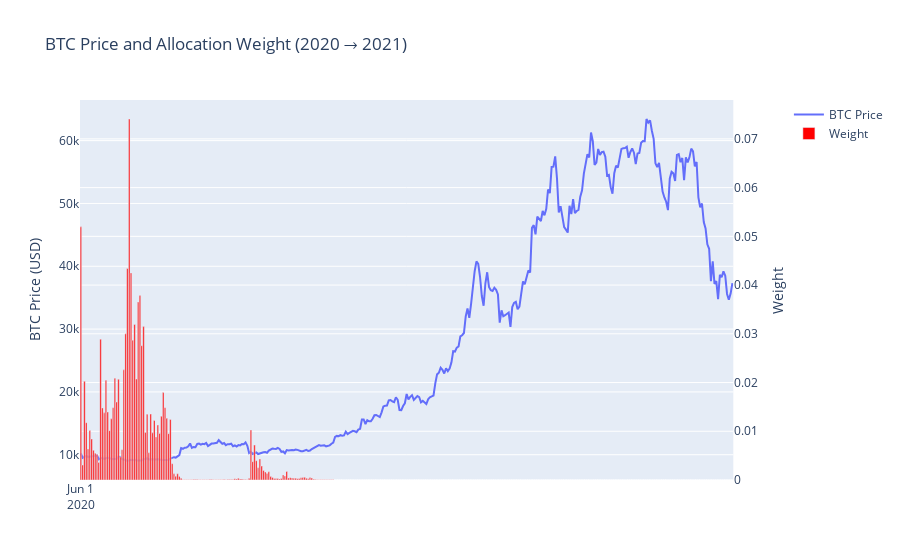

Here is the notebook cell this chart was saved with:
### Markdown cell above
Between June 2020 and June 2021, the price trend showed a clear pattern, with a low at the beginning of the year and a high toward the end of the year. We can see that the strategy concentrated more allocation at the beginning of the year.

### Code cell
plot_weight_price_by_year(2020, 2021)

### Figure 1 — Plotly figure (JSON) as saved in the notebook; plotly's stock layout.template omitted (floating-point values rounded to 4 significant figures; data arrays with more than 128 entries replaced by an {"elided": "..."} marker saying what was removed)
{"data": [{"mode": "lines", "name": "BTC Price", "type": "scatter", "x": {"elided": "366 str values"}, "xaxis": "x", "y": {"elided": "366 float values"}, "yaxis": "y"}, {"marker": {"color": "red", "opacity": 1}, "name": "Weight", "type": "bar", "x": {"elided": "366 str values"}, "xaxis": "x", "y": {"elided": "366 float values"}, "yaxis": "y2"}], "layout": {"barmode": "overlay", "title": {"text": "BTC Price and Allocation Weight (2020 → 2021)"}, "xaxis": {"anchor": "y", "domain": [0, 0.94], "dtick": "M12", "tick0": "2020-06-01", "tickmode": "linear"}, "yaxis": {"anchor": "x", "domain": [0, 1], "title": {"text": "BTC Price (USD)"}}, "yaxis2": {"anchor": "x", "overlaying": "y", "side": "right", "title": {"text": "Weight"}}}}
